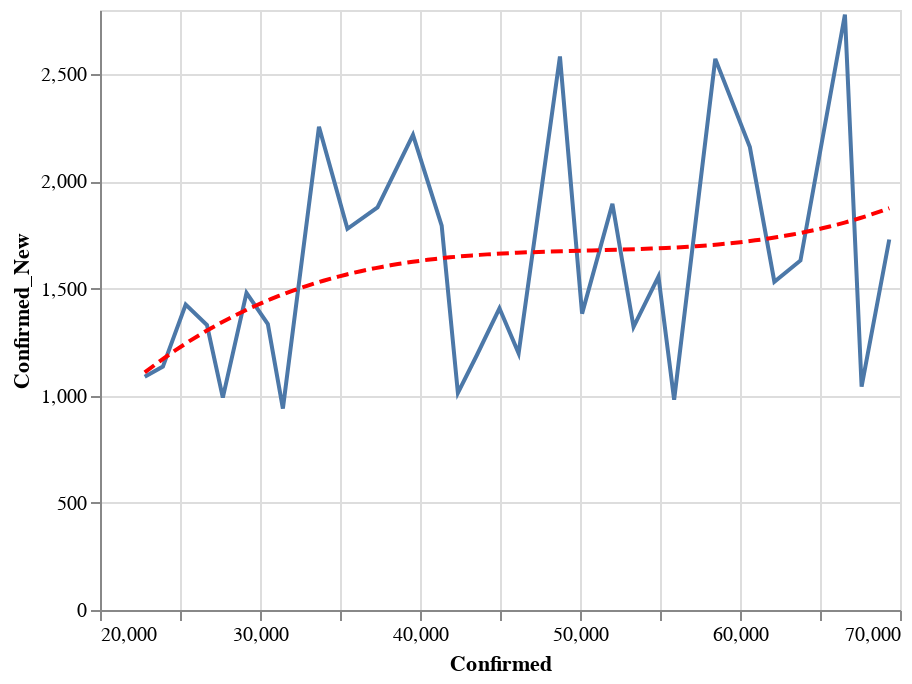

Notebook cell for this chart:
### Code cell
state = alt.Chart(data[data['State'] == 'CA'].sort_values('Date').tail(30)).mark_line().encode(
    x='Confirmed:Q',
    y='Confirmed_New:Q'
)
reg = state.transform_regression("Confirmed", "Confirmed_New", method="poly").mark_line(color='red', strokeDash=[6,3])
(state+reg).interactive()

### Figure 1 — Vega-Lite specification as saved in the notebook (floating-point values rounded to 4 significant figures)
{"config": {"view": {"continuousWidth": 400, "continuousHeight": 300}}, "layer": [{"mark": "line", "encoding": {"x": {"type": "quantitative", "field": "Confirmed"}, "y": {"type": "quantitative", "field": "Confirmed_New"}}, "selection": {"selector010": {"type": "interval", "bind": "scales", "encodings": ["x", "y"]}}}, {"mark": {"type": "line", "color": "red", "strokeDash": [6, 3]}, "encoding": {"x": {"type": "quantitative", "field": "Confirmed"}, "y": {"type": "quantitative", "field": "Confirmed_New"}}, "transform": [{"on": "Confirmed", "regression": "Confirmed_New", "method": "poly"}]}], "data": {"name": "data-c9ff5d250f088576e1e4ab5d12cc6837"}, "$schema": "https://vega.github.io/schema/vega-lite/v4.0.2.json", "datasets": {"data-c9ff5d250f088576e1e4ab5d12cc6837": [{"State": "CA", "Date": "04-12-2020", "Confirmed": 22800.0, "Deaths": 640.0, "Recovered": 0.0, "Confirmed_New": 1089.0, "Deaths_New": 36.0, "Recovered_New": 0.0, "Active": 22160.0}, {"State": "CA", "Date": "04-13-2020", "Confirmed": 23930.0, "Deaths": 714.0, "Recovered": 0.0, "Confirmed_New": 1136.0, "Deaths_New": 74.0, "Recovered_New": 0.0, "Active": 23220.0}, {"State": "CA", "Date": "04-14-2020", "Confirmed": 25360.0, "Deaths": 767.0, "Recovered": 0.0, "Confirmed_New": 1425.0, "Deaths_New": 53.0, "Recovered_New": 0.0, "Active": 24590.0}, {"State": "CA", "Date": "04-15-2020", "Confirmed": 26690.0, "Deaths": 860.0, "Recovered": 0.0, "Confirmed_New": 1330.0, "Deaths_New": 93.0, "Recovered_New": 0.0, "Active": 25830.0}, {"State": "CA", "Date": "04-16-2020", "Confirmed": 27680.0, "Deaths": 956.0, "Recovered": 0.0, "Confirmed_New": 991.0, "Deaths_New": 96.0, "Recovered_New": 0.0, "Active": 26720.0}, {"State": "CA", "Date": "04-17-2020", "Confirmed": 29160.0, "Deaths": 1037.0, "Recovered": 0.0, "Confirmed_New": 1480.0, "Deaths_New": 81.0, "Recovered_New": 0.0, "Active": 28120.0}, {"State": "CA", "Date": "04-18-2020", "Confirmed": 30490.0, "Deaths": 1140.0, "Recovered": 0.0, "Confirmed_New": 1334.0, "Deaths_New": 103.0, "Recovered_New": 0.0, "Active": 29350.0}, {"State": "CA", "Date": "04-19-2020", "Confirmed": 31430.0, "Deaths": 1177.0, "Recovered": 0.0, "Confirmed_New": 940.0, "Deaths_New": 37.0, "Recovered_New": 0.0, "Active": 30250.0}, {"State": "CA", "Date": "04-20-2020", "Confirmed": 33690.0, "Deaths": 1225.0, "Recovered": 0.0, "Confirmed_New": 2255.0, "Deaths_New": 48.0, "Recovered_New": 0.0, "Active": 32460.0}, {"State": "CA", "Date": "04-21-2020", "Confirmed": 35460.0, "Deaths": 1282.0, "Recovered": 0.0, "Confirmed_New": 1779.0, "Deaths_New": 57.0, "Recovered_New": 0.0, "Active": 34180.0}, {"State": "CA", "Date": "04-22-2020", "Confirmed": 37340.0, "Deaths": 1421.0, "Recovered": 0.0, "Confirmed_New": 1879.0, "Deaths_New": 139.0, "Recovered_New": 0.0, "Active": 35920.0}, {"State": "CA", "Date": "04-23-2020", "Confirmed": 39560.0, "Deaths": 1533.0, "Recovered": 0.0, "Confirmed_New": 2217.0, "Deaths_New": 112.0, "Recovered_New": 0.0, "Active": 38030.0}, {"State": "CA", "Date": "04-24-2020", "Confirmed": 41360.0, "Deaths": 1621.0, "Recovered": 0.0, "Confirmed_New": 1794.0, "Deaths_New": 88.0, "Recovered_New": 0.0, "Active": 39730.0}, {"State": "CA", "Date": "04-25-2020", "Confirmed": 42370.0, "Deaths": 1689.0, "Recovered": 0.0, "Confirmed_New": 1013.0, "Deaths_New": 68.0, "Recovered_New": 0.0, "Active": 40680.0}, {"State": "CA", "Date": "04-26-2020", "Confirmed": 43560.0, "Deaths": 1725.0, "Recovered": 0.0, "Confirmed_New": 1190.0, "Deaths_New": 36.0, "Recovered_New": 0.0, "Active": 41830.0}, {"State": "CA", "Date": "04-27-2020", "Confirmed": 44970.0, "Deaths": 1779.0, "Recovered": 0.0, "Confirmed_New": 1408.0, "Deaths_New": 54.0, "Recovered_New": 0.0, "Active": 43190.0}, {"State": "CA", "Date": "04-28-2020", "Confirmed": 46160.0, "Deaths": 1864.0, "Recovered": 0.0, "Confirmed_New": 1198.0, "Deaths_New": 85.0, "Recovered_New": 0.0, "Active": 44300.0}, {"State": "CA", "Date": "04-29-2020", "Confirmed": 48750.0, "Deaths": 1946.0, "Recovered": 0.0, "Confirmed_New": 2583.0, "Deaths_New": 82.0, "Recovered_New": 0.0, "Active": 46800.0}, {"State": "CA", "Date": "04-30-2020", "Confirmed": 50130.0, "Deaths": 2031.0, "Recovered": 0.0, "Confirmed_New": 1383.0, "Deaths_New": 85.0, "Recovered_New": 0.0, "Active": 48100.0}, {"State": "CA", "Date": "05-01-2020", "Confirmed": 52030.0, "Deaths": 2126.0, "Recovered": 0.0, "Confirmed_New": 1896.0, "Deaths_New": 95.0, "Recovered_New": 0.0, "Active": 49900.0}, {"State": "CA", "Date": "05-02-2020", "Confirmed": 53350.0, "Deaths": 2180.0, "Recovered": 0.0, "Confirmed_New": 1321.0, "Deaths_New": 54.0, "Recovered_New": 0.0, "Active": 51170.0}, {"State": "CA", "Date": "05-03-2020", "Confirmed": 54900.0, "Deaths": 2216.0, "Recovered": 0.0, "Confirmed_New": 1556.0, "Deaths_New": 36.0, "Recovered_New": 0.0, "Active": 52690.0}, {"State": "CA", "Date": "05-04-2020", "Confirmed": 55880.0, "Deaths": 2278.0, "Recovered": 0.0, "Confirmed_New": 981.0, "Deaths_New": 62.0, "Recovered_New": 0.0, "Active": 53610.0}, {"State": "CA", "Date": "05-05-2020", "Confirmed": 58460.0, "Deaths": 2381.0, "Recovered": 0.0, "Confirmed_New": 2572.0, "Deaths_New": 103.0, "Recovered_New": 0.0, "Active": 56080.0}, {"State": "CA", "Date": "05-06-2020", "Confirmed": 60620.0, "Deaths": 2464.0, "Recovered": 0.0, "Confirmed_New": 2160.0, "Deaths_New": 83.0, "Recovered_New": 0.0, "Active": 58150.0}, {"State": "CA", "Date": "05-07-2020", "Confirmed": 62150.0, "Deaths": 2535.0, "Recovered": 0.0, "Confirmed_New": 1532.0, "Deaths_New": 71.0, "Recovered_New": 0.0, "Active": 59610.0}, {"State": "CA", "Date": "05-08-2020", "Confirmed": 63780.0, "Deaths": 2613.0, "Recovered": 0.0, "Confirmed_New": 1631.0, "Deaths_New": 78.0, "Recovered_New": 0.0, "Active": 61170.0}, {"State": "CA", "Date": "05-09-2020", "Confirmed": 66560.0, "Deaths": 2687.0, "Recovered": 0.0, "Confirmed_New": 2779.0, "Deaths_New": 74.0, "Recovered_New": 0.0, "Active": 63870.0}, {"State": "CA", "Date": "05-10-2020", "Confirmed": 67600.0, "Deaths": 2716.0, "Recovered": 0.0, "Confirmed_New": 1042.0, "Deaths_New": 29.0, "Recovered_New": 0.0, "Active": 64880.0}, {"State": "CA", "Date": "05-11-2020", "Confirmed": 69330.0, "Deaths": 2779.0, "Recovered": 0.0, "Confirmed_New": 1729.0, "Deaths_New": 63.0, "Recovered_New": 0.0, "Active": 66550.0}]}}
